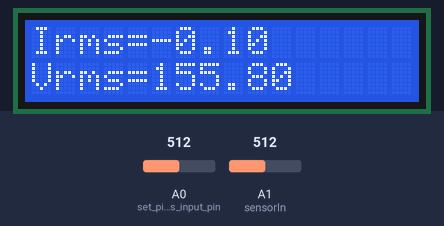
The sketch below on a simulated Arduino Uno, built with avr-gcc and run on an emulated ATmega328P. Parts: 16×2 character LCD. The inputs (shaded band) are chosen by the test bench; at power-on: A0 (set_pin_a0_as_input_pin) = 512, A1 (sensorIn) = 512. What the sketch prints to the serial monitor is not drawn.

Above: at 1.6 s.
1.7 s: A0 (set_pin_a0_as_input_pin) set to 716
At 2.4 s:
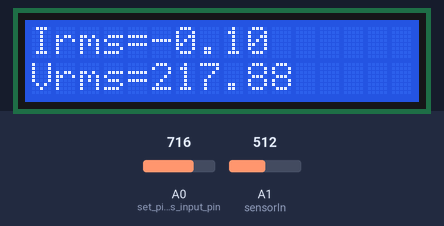
3.6 s: A1 (sensorIn) set to 716
At 4.9 s:
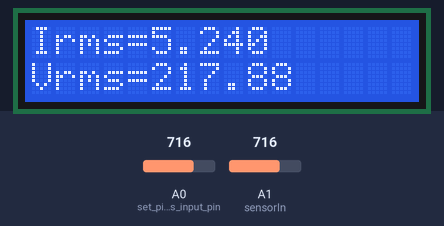
6.6 s: A0 (set_pin_a0_as_input_pin) set to 900
At 8.0 s:
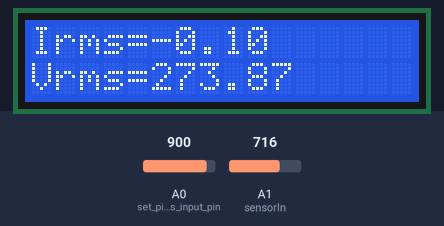
8.7 s: A1 (sensorIn) set to 900
At 10.0 s:
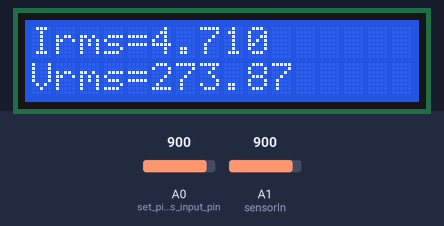
11.7 s: A0 (set_pin_a0_as_input_pin) set to 1010
At 13.5 s:
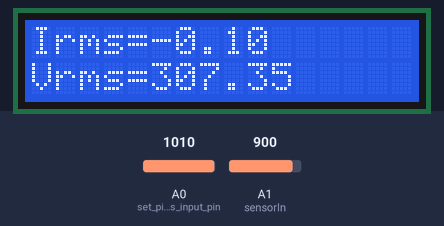
13.8 s: A1 (sensorIn) set to 1010
At 15.2 s:
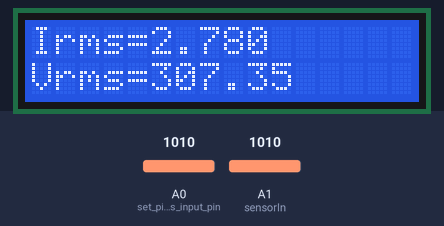
Timing chart, 0 to 16.8 s (numbered marks = the images above; inputs shaded):
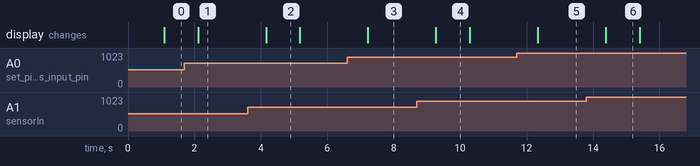

The sketch:

VAC.ino
```cpp
#include <Wire.h>
#include <LCD.h>
#include "RTClib.h"
#include <LiquidCrystal_I2C.h>
LiquidCrystal_I2C  lcd(0x20,2,1,0,4,5,6,7);

int VPIN;// initialise variable m
float VIN;//initialise variable n
const int sensorIn = A1;
int mVperAmp = 66; // use 100 for 20A Module and 66 for 30A Module
double Voltage = 0;
double VRMS = 0;
double AmpsRMS = 0;
void setup()
{
  pinMode(A0,INPUT); // set pin a0 as input pin
  Serial.begin(9600);// begin serial communication between arduino and pc
  lcd.begin (16,2); // for 16 x 2 LCD module
  lcd.setBacklightPin(3,POSITIVE);
  lcd.setBacklight(HIGH);
}
void Volt(){
  VPIN=analogRead(A0);// read analog values from pin A0 across capacitor
   VIN=(VPIN*.3043052);// converts analog value(x) into input ac supply value using this formula ( explained in woeking section)
   Serial.print("ac voltage") ; // specify name to the corresponding value to be printed
   Serial.print(VIN) ; // prints the ac value on Serial monitor
   Serial.println();
 lcd.setCursor(0,1);
 lcd.print("Vrms=");
 lcd.print(VIN);
}
void AmperMeter(){

 Voltage = getVPP();
 VRMS = (Voltage/2.0) *0.707;
 AmpsRMS = ((VRMS * 1000)/mVperAmp)-0.1;
 Serial.print(AmpsRMS);
 Serial.println(" Amps RMS");
 lcd.setCursor(0,0);
 lcd.print("Irms=");
 lcd.print(AmpsRMS);
}
float getVPP()
{
  float result;

  int readValue;             //value read from the sensor
  int maxValue = 0;          // store max value here
  int minValue = 1024;          // store min value here

   uint32_t start_time = millis();
   while((millis()-start_time) < 1000) //sample for 1 Sec
   {
       readValue = analogRead(sensorIn);
       // see if you have a new maxValue
       if (readValue > maxValue)
       {
           /*record the maximum sensor value*/
           maxValue = readValue;
       }
       if (readValue < minValue)
       {
           /*record the maximum sensor value*/
           minValue = readValue;
       }
   }

   // Subtract min from max
   result = ((maxValue - minValue) * 5.0)/1024.0;

   return result;
 }

void loop()
{
  AmperMeter();
  Volt();
}
```

Measured:
- after the input at 1.7 s, the display: changes after 0.41 s (image 1)
- after the input at 3.6 s, the display: changes after 0.56 s (image 2)
- after the input at 6.6 s, the display: changes after 0.62 s (image 3)
- after the input at 8.7 s, the display: changes after 0.57 s (image 4)
- after the input at 11.7 s, the display: changes after 0.64 s (image 5)
- after the input at 13.8 s, the display: changes after 0.58 s (image 6)
- what the display in image 2 shows lasts 1.0 s, from 4.2 s to 5.2 s
